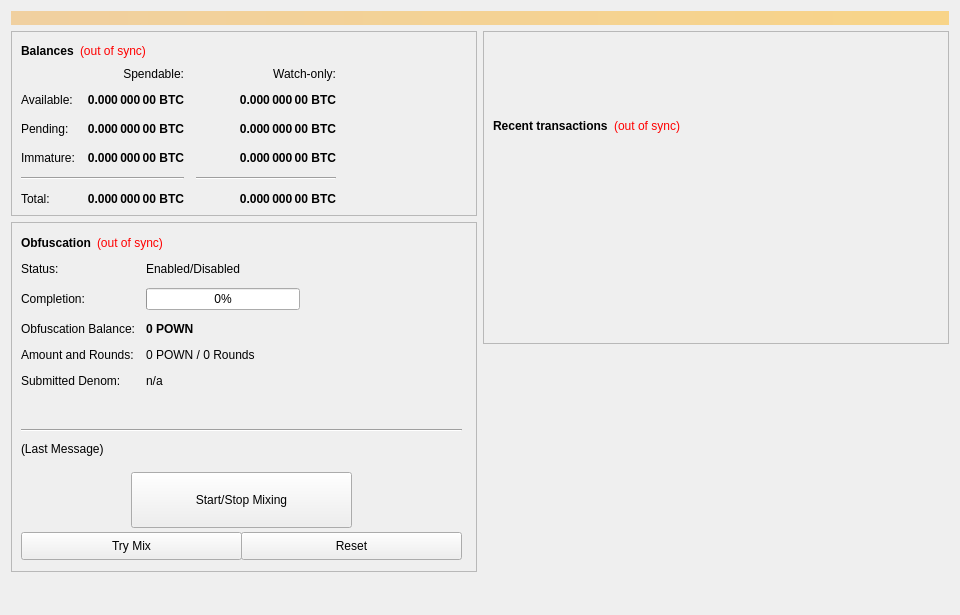
<?xml version="1.0" encoding="UTF-8"?>
<ui version="4.0">
 <class>OverviewPage</class>
 <widget class="QWidget" name="OverviewPage">
  <property name="geometry">
   <rect>
    <x>0</x>
    <y>0</y>
    <width>960</width>
    <height>615</height>
   </rect>
  </property>
  <property name="minimumSize">
   <size>
    <width>960</width>
    <height>0</height>
   </size>
  </property>
  <property name="windowTitle">
   <string>Form</string>
  </property>
  <layout class="QVBoxLayout" name="topLayout">
   <item>
    <widget class="QLabel" name="labelAlerts">
     <property name="visible">
      <bool>false</bool>
     </property>
     <property name="styleSheet">
      <string notr="true">background-color: qlineargradient(x1: 0, y1: 0, x2: 1, y2: 0, stop:0 #F0D0A0, stop:1 #F8D488); color:#000000;</string>
     </property>
     <property name="wordWrap">
      <bool>true</bool>
     </property>
     <property name="margin">
      <number>3</number>
     </property>
    </widget>
   </item>
   <item>
    <layout class="QHBoxLayout" name="horizontalLayout" stretch="1,1">
     <item>
      <layout class="QVBoxLayout" name="verticalLayout_2">
       <item>
        <widget class="QFrame" name="frame">
         <property name="frameShape">
          <enum>QFrame::StyledPanel</enum>
         </property>
         <property name="frameShadow">
          <enum>QFrame::Raised</enum>
         </property>
         <layout class="QVBoxLayout" name="verticalLayout_4">
          <item>
           <layout class="QHBoxLayout" name="horizontalLayout_4">
            <item>
             <widget class="QLabel" name="label_5">
              <property name="font">
               <font>
                <weight>75</weight>
                <bold>true</bold>
               </font>
              </property>
              <property name="text">
               <string>Balances</string>
              </property>
             </widget>
            </item>
            <item>
             <widget class="QLabel" name="labelWalletStatus">
              <property name="cursor">
               <cursorShape>WhatsThisCursor</cursorShape>
              </property>
              <property name="toolTip">
               <string>The displayed information may be out of date. Your wallet automatically synchronizes with the Pownodes network after a connection is established, but this process has not completed yet.</string>
              </property>
              <property name="styleSheet">
               <string notr="true">QLabel { color: red; }</string>
              </property>
              <property name="text">
               <string notr="true">(out of sync)</string>
              </property>
              <property name="alignment">
               <set>Qt::AlignLeading|Qt::AlignLeft|Qt::AlignVCenter</set>
              </property>
             </widget>
            </item>
            <item>
             <spacer name="horizontalSpacer_3">
              <property name="orientation">
               <enum>Qt::Horizontal</enum>
              </property>
              <property name="sizeHint" stdset="0">
               <size>
                <width>40</width>
                <height>20</height>
               </size>
              </property>
             </spacer>
            </item>
           </layout>
          </item>
          <item>
           <layout class="QGridLayout" name="gridLayout">
            <property name="spacing">
             <number>12</number>
            </property>
            <item row="2" column="2">
             <widget class="QLabel" name="labelWatchPending">
              <property name="font">
               <font>
                <weight>75</weight>
                <bold>true</bold>
               </font>
              </property>
              <property name="cursor">
               <cursorShape>IBeamCursor</cursorShape>
              </property>
              <property name="toolTip">
               <string>Unconfirmed transactions to watch-only addresses</string>
              </property>
              <property name="text">
               <string notr="true">0.000 000 00 BTC</string>
              </property>
              <property name="alignment">
               <set>Qt::AlignRight|Qt::AlignTrailing|Qt::AlignVCenter</set>
              </property>
              <property name="textInteractionFlags">
               <set>Qt::LinksAccessibleByMouse|Qt::TextSelectableByKeyboard|Qt::TextSelectableByMouse</set>
              </property>
             </widget>
            </item>
            <item row="2" column="1">
             <widget class="QLabel" name="labelUnconfirmed">
              <property name="font">
               <font>
                <weight>75</weight>
                <bold>true</bold>
               </font>
              </property>
              <property name="cursor">
               <cursorShape>IBeamCursor</cursorShape>
              </property>
              <property name="toolTip">
               <string>Total of transactions that have yet to be confirmed, and do not yet count toward the spendable balance</string>
              </property>
              <property name="text">
               <string notr="true">0.000 000 00 BTC</string>
              </property>
              <property name="alignment">
               <set>Qt::AlignRight|Qt::AlignTrailing|Qt::AlignVCenter</set>
              </property>
              <property name="textInteractionFlags">
               <set>Qt::LinksAccessibleByMouse|Qt::TextSelectableByKeyboard|Qt::TextSelectableByMouse</set>
              </property>
             </widget>
            </item>
            <item row="3" column="2">
             <widget class="QLabel" name="labelWatchImmature">
              <property name="font">
               <font>
                <weight>75</weight>
                <bold>true</bold>
               </font>
              </property>
              <property name="cursor">
               <cursorShape>IBeamCursor</cursorShape>
              </property>
              <property name="toolTip">
               <string>Staked or masternode rewards in watch-only addresses that has not yet matured</string>
              </property>
              <property name="text">
               <string notr="true">0.000 000 00 BTC</string>
              </property>
              <property name="alignment">
               <set>Qt::AlignRight|Qt::AlignTrailing|Qt::AlignVCenter</set>
              </property>
              <property name="textInteractionFlags">
               <set>Qt::LinksAccessibleByMouse|Qt::TextSelectableByKeyboard|Qt::TextSelectableByMouse</set>
              </property>
             </widget>
            </item>
            <item row="4" column="0" colspan="2">
             <widget class="Line" name="lineSpendableBalance">
              <property name="orientation">
               <enum>Qt::Horizontal</enum>
              </property>
             </widget>
            </item>
            <item row="4" column="2">
             <widget class="Line" name="lineWatchBalance">
              <property name="sizePolicy">
               <sizepolicy hsizetype="Preferred" vsizetype="Fixed">
                <horstretch>0</horstretch>
                <verstretch>0</verstretch>
               </sizepolicy>
              </property>
              <property name="minimumSize">
               <size>
                <width>140</width>
                <height>0</height>
               </size>
              </property>
              <property name="orientation">
               <enum>Qt::Horizontal</enum>
              </property>
             </widget>
            </item>
            <item row="5" column="0">
             <widget class="QLabel" name="labelTotalText">
              <property name="text">
               <string>Total:</string>
              </property>
             </widget>
            </item>
            <item row="3" column="1">
             <widget class="QLabel" name="labelImmature">
              <property name="font">
               <font>
                <weight>75</weight>
                <bold>true</bold>
               </font>
              </property>
              <property name="cursor">
               <cursorShape>IBeamCursor</cursorShape>
              </property>
              <property name="toolTip">
               <string>Staked or masternode rewards that has not yet matured</string>
              </property>
              <property name="text">
               <string notr="true">0.000 000 00 BTC</string>
              </property>
              <property name="alignment">
               <set>Qt::AlignRight|Qt::AlignTrailing|Qt::AlignVCenter</set>
              </property>
              <property name="textInteractionFlags">
               <set>Qt::LinksAccessibleByMouse|Qt::TextSelectableByKeyboard|Qt::TextSelectableByMouse</set>
              </property>
             </widget>
            </item>
            <item row="2" column="3">
             <spacer name="horizontalSpacer_2">
              <property name="orientation">
               <enum>Qt::Horizontal</enum>
              </property>
              <property name="sizeHint" stdset="0">
               <size>
                <width>40</width>
                <height>20</height>
               </size>
              </property>
             </spacer>
            </item>
            <item row="3" column="0">
             <widget class="QLabel" name="labelImmatureText">
              <property name="text">
               <string>Immature:</string>
              </property>
             </widget>
            </item>
            <item row="5" column="1">
             <widget class="QLabel" name="labelTotal">
              <property name="font">
               <font>
                <weight>75</weight>
                <bold>true</bold>
               </font>
              </property>
              <property name="cursor">
               <cursorShape>IBeamCursor</cursorShape>
              </property>
              <property name="toolTip">
               <string>Your current total balance</string>
              </property>
              <property name="text">
               <string notr="true">0.000 000 00 BTC</string>
              </property>
              <property name="alignment">
               <set>Qt::AlignRight|Qt::AlignTrailing|Qt::AlignVCenter</set>
              </property>
              <property name="textInteractionFlags">
               <set>Qt::LinksAccessibleByMouse|Qt::TextSelectableByKeyboard|Qt::TextSelectableByMouse</set>
              </property>
             </widget>
            </item>
            <item row="5" column="2">
             <widget class="QLabel" name="labelWatchTotal">
              <property name="font">
               <font>
                <weight>75</weight>
                <bold>true</bold>
               </font>
              </property>
              <property name="cursor">
               <cursorShape>IBeamCursor</cursorShape>
              </property>
              <property name="toolTip">
               <string>Current total balance in watch-only addresses</string>
              </property>
              <property name="text">
               <string notr="true">0.000 000 00 BTC</string>
              </property>
              <property name="alignment">
               <set>Qt::AlignRight|Qt::AlignTrailing|Qt::AlignVCenter</set>
              </property>
              <property name="textInteractionFlags">
               <set>Qt::LinksAccessibleByMouse|Qt::TextSelectableByKeyboard|Qt::TextSelectableByMouse</set>
              </property>
             </widget>
            </item>
            <item row="0" column="2">
             <widget class="QLabel" name="labelWatchonly">
              <property name="text">
               <string>Watch-only:</string>
              </property>
              <property name="alignment">
               <set>Qt::AlignRight|Qt::AlignTrailing|Qt::AlignVCenter</set>
              </property>
             </widget>
            </item>
            <item row="1" column="0">
             <widget class="QLabel" name="labelBalanceText">
              <property name="text">
               <string>Available:</string>
              </property>
             </widget>
            </item>
            <item row="1" column="1">
             <widget class="QLabel" name="labelBalance">
              <property name="font">
               <font>
                <weight>75</weight>
                <bold>true</bold>
               </font>
              </property>
              <property name="cursor">
               <cursorShape>IBeamCursor</cursorShape>
              </property>
              <property name="toolTip">
               <string>Your current spendable balance</string>
              </property>
              <property name="text">
               <string notr="true">0.000 000 00 BTC</string>
              </property>
              <property name="alignment">
               <set>Qt::AlignRight|Qt::AlignTrailing|Qt::AlignVCenter</set>
              </property>
              <property name="textInteractionFlags">
               <set>Qt::LinksAccessibleByMouse|Qt::TextSelectableByKeyboard|Qt::TextSelectableByMouse</set>
              </property>
             </widget>
            </item>
            <item row="1" column="2">
             <widget class="QLabel" name="labelWatchAvailable">
              <property name="font">
               <font>
                <weight>75</weight>
                <bold>true</bold>
               </font>
              </property>
              <property name="cursor">
               <cursorShape>IBeamCursor</cursorShape>
              </property>
              <property name="toolTip">
               <string>Your current balance in watch-only addresses</string>
              </property>
              <property name="text">
               <string notr="true">0.000 000 00 BTC</string>
              </property>
              <property name="alignment">
               <set>Qt::AlignRight|Qt::AlignTrailing|Qt::AlignVCenter</set>
              </property>
              <property name="textInteractionFlags">
               <set>Qt::LinksAccessibleByMouse|Qt::TextSelectableByKeyboard|Qt::TextSelectableByMouse</set>
              </property>
             </widget>
            </item>
            <item row="2" column="0">
             <widget class="QLabel" name="labelPendingText">
              <property name="text">
               <string>Pending:</string>
              </property>
             </widget>
            </item>
            <item row="0" column="1">
             <widget class="QLabel" name="labelSpendable">
              <property name="text">
               <string>Spendable:</string>
              </property>
              <property name="alignment">
               <set>Qt::AlignRight|Qt::AlignTrailing|Qt::AlignVCenter</set>
              </property>
             </widget>
            </item>
           </layout>
          </item>
         </layout>
        </widget>
       </item>
       <item>
        <widget class="QFrame" name="frameObfuscation">
         <property name="minimumSize">
          <size>
           <width>0</width>
           <height>350</height>
          </size>
         </property>
         <property name="layoutDirection">
          <enum>Qt::LeftToRight</enum>
         </property>
         <property name="frameShape">
          <enum>QFrame::StyledPanel</enum>
         </property>
         <property name="frameShadow">
          <enum>QFrame::Raised</enum>
         </property>
         <widget class="QWidget" name="formLayoutWidget">
          <property name="geometry">
           <rect>
            <x>10</x>
            <y>40</y>
            <width>451</width>
            <height>161</height>
           </rect>
          </property>
          <layout class="QFormLayout" name="formLayout">
           <property name="fieldGrowthPolicy">
            <enum>QFormLayout::AllNonFixedFieldsGrow</enum>
           </property>
           <property name="horizontalSpacing">
            <number>11</number>
           </property>
           <property name="verticalSpacing">
            <number>12</number>
           </property>
           <item row="0" column="0">
            <widget class="QLabel" name="label_6">
             <property name="text">
              <string>Status:</string>
             </property>
            </widget>
           </item>
           <item row="1" column="0">
            <widget class="QLabel" name="label_7">
             <property name="text">
              <string>Completion:</string>
             </property>
            </widget>
           </item>
           <item row="1" column="1">
            <widget class="QProgressBar" name="obfuscationProgress">
             <property name="maximumSize">
              <size>
               <width>154</width>
               <height>16777215</height>
              </size>
             </property>
             <property name="value">
              <number>0</number>
             </property>
            </widget>
           </item>
           <item row="2" column="0">
            <widget class="QLabel" name="labelAnonymizedText">
             <property name="text">
              <string>Obfuscation Balance:</string>
             </property>
            </widget>
           </item>
           <item row="2" column="1">
            <widget class="QLabel" name="labelAnonymized">
             <property name="font">
              <font>
               <weight>75</weight>
               <bold>true</bold>
              </font>
             </property>
             <property name="text">
              <string notr="true">0 POWN</string>
             </property>
            </widget>
           </item>
           <item row="3" column="0">
            <widget class="QLabel" name="label_8">
             <property name="text">
              <string>Amount and Rounds:</string>
             </property>
            </widget>
           </item>
           <item row="3" column="1">
            <widget class="QLabel" name="labelAmountRounds">
             <property name="text">
              <string>0 POWN / 0 Rounds</string>
             </property>
            </widget>
           </item>
           <item row="4" column="0">
            <widget class="QLabel" name="label_9">
             <property name="text">
              <string>Submitted Denom:</string>
             </property>
            </widget>
           </item>
           <item row="4" column="1">
            <widget class="QLabel" name="labelSubmittedDenom">
             <property name="toolTip">
              <string>The denominations you submitted to the Masternode.&lt;br&gt;To mix, other users must submit the exact same denominations.</string>
             </property>
             <property name="text">
              <string>n/a</string>
             </property>
            </widget>
           </item>
           <item row="0" column="1">
            <widget class="QLabel" name="obfuscationEnabled">
             <property name="text">
              <string>Enabled/Disabled</string>
             </property>
            </widget>
           </item>
          </layout>
         </widget>
         <widget class="QPushButton" name="runAutoDenom">
          <property name="geometry">
           <rect>
            <x>251</x>
            <y>17</y>
            <width>1</width>
            <height>1</height>
           </rect>
          </property>
          <property name="palette">
           <palette>
            <active>
             <colorrole role="WindowText">
              <brush brushstyle="SolidPattern">
               <color alpha="255">
                <red>0</red>
                <green>0</green>
                <blue>0</blue>
               </color>
              </brush>
             </colorrole>
             <colorrole role="Button">
              <brush brushstyle="SolidPattern">
               <color alpha="255">
                <red>239</red>
                <green>238</green>
                <blue>238</blue>
               </color>
              </brush>
             </colorrole>
             <colorrole role="Light">
              <brush brushstyle="SolidPattern">
               <color alpha="255">
                <red>255</red>
                <green>255</green>
                <blue>255</blue>
               </color>
              </brush>
             </colorrole>
             <colorrole role="Midlight">
              <brush brushstyle="SolidPattern">
               <color alpha="255">
                <red>247</red>
                <green>246</green>
                <blue>246</blue>
               </color>
              </brush>
             </colorrole>
             <colorrole role="Dark">
              <brush brushstyle="SolidPattern">
               <color alpha="255">
                <red>119</red>
                <green>119</green>
                <blue>119</blue>
               </color>
              </brush>
             </colorrole>
             <colorrole role="Mid">
              <brush brushstyle="SolidPattern">
               <color alpha="255">
                <red>159</red>
                <green>159</green>
                <blue>159</blue>
               </color>
              </brush>
             </colorrole>
             <colorrole role="Text">
              <brush brushstyle="SolidPattern">
               <color alpha="255">
                <red>0</red>
                <green>0</green>
                <blue>0</blue>
               </color>
              </brush>
             </colorrole>
             <colorrole role="BrightText">
              <brush brushstyle="SolidPattern">
               <color alpha="255">
                <red>255</red>
                <green>255</green>
                <blue>255</blue>
               </color>
              </brush>
             </colorrole>
             <colorrole role="ButtonText">
              <brush brushstyle="SolidPattern">
               <color alpha="255">
                <red>0</red>
                <green>0</green>
                <blue>0</blue>
               </color>
              </brush>
             </colorrole>
             <colorrole role="Base">
              <brush brushstyle="SolidPattern">
               <color alpha="255">
                <red>255</red>
                <green>255</green>
                <blue>255</blue>
               </color>
              </brush>
             </colorrole>
             <colorrole role="Window">
              <brush brushstyle="SolidPattern">
               <color alpha="255">
                <red>239</red>
                <green>238</green>
                <blue>238</blue>
               </color>
              </brush>
             </colorrole>
             <colorrole role="Shadow">
              <brush brushstyle="SolidPattern">
               <color alpha="255">
                <red>0</red>
                <green>0</green>
                <blue>0</blue>
               </color>
              </brush>
             </colorrole>
             <colorrole role="AlternateBase">
              <brush brushstyle="SolidPattern">
               <color alpha="255">
                <red>247</red>
                <green>246</green>
                <blue>246</blue>
               </color>
              </brush>
             </colorrole>
             <colorrole role="ToolTipBase">
              <brush brushstyle="SolidPattern">
               <color alpha="255">
                <red>255</red>
                <green>255</green>
                <blue>220</blue>
               </color>
              </brush>
             </colorrole>
             <colorrole role="ToolTipText">
              <brush brushstyle="SolidPattern">
               <color alpha="255">
                <red>0</red>
                <green>0</green>
                <blue>0</blue>
               </color>
              </brush>
             </colorrole>
            </active>
            <inactive>
             <colorrole role="WindowText">
              <brush brushstyle="SolidPattern">
               <color alpha="255">
                <red>0</red>
                <green>0</green>
                <blue>0</blue>
               </color>
              </brush>
             </colorrole>
             <colorrole role="Button">
              <brush brushstyle="SolidPattern">
               <color alpha="255">
                <red>239</red>
                <green>238</green>
                <blue>238</blue>
               </color>
              </brush>
             </colorrole>
             <colorrole role="Light">
              <brush brushstyle="SolidPattern">
               <color alpha="255">
                <red>255</red>
                <green>255</green>
                <blue>255</blue>
               </color>
              </brush>
             </colorrole>
             <colorrole role="Midlight">
              <brush brushstyle="SolidPattern">
               <color alpha="255">
                <red>247</red>
                <green>246</green>
                <blue>246</blue>
               </color>
              </brush>
             </colorrole>
             <colorrole role="Dark">
              <brush brushstyle="SolidPattern">
               <color alpha="255">
                <red>119</red>
                <green>119</green>
                <blue>119</blue>
               </color>
              </brush>
             </colorrole>
             <colorrole role="Mid">
              <brush brushstyle="SolidPattern">
               <color alpha="255">
                <red>159</red>
                <green>159</green>
                <blue>159</blue>
               </color>
              </brush>
             </colorrole>
             <colorrole role="Text">
              <brush brushstyle="SolidPattern">
               <color alpha="255">
                <red>0</red>
                <green>0</green>
                <blue>0</blue>
               </color>
              </brush>
             </colorrole>
             <colorrole role="BrightText">
              <brush brushstyle="SolidPattern">
               <color alpha="255">
                <red>255</red>
                <green>255</green>
                <blue>255</blue>
               </color>
              </brush>
             </colorrole>
             <colorrole role="ButtonText">
              <brush brushstyle="SolidPattern">
               <color alpha="255">
                <red>0</red>
                <green>0</green>
                <blue>0</blue>
               </color>
              </brush>
             </colorrole>
             <colorrole role="Base">
              <brush brushstyle="SolidPattern">
               <color alpha="255">
                <red>255</red>
                <green>255</green>
                <blue>255</blue>
               </color>
              </brush>
             </colorrole>
             <colorrole role="Window">
              <brush brushstyle="SolidPattern">
               <color alpha="255">
                <red>239</red>
                <green>238</green>
                <blue>238</blue>
               </color>
              </brush>
             </colorrole>
             <colorrole role="Shadow">
              <brush brushstyle="SolidPattern">
               <color alpha="255">
                <red>0</red>
                <green>0</green>
                <blue>0</blue>
               </color>
              </brush>
             </colorrole>
             <colorrole role="AlternateBase">
              <brush brushstyle="SolidPattern">
               <color alpha="255">
                <red>247</red>
                <green>246</green>
                <blue>246</blue>
               </color>
              </brush>
             </colorrole>
             <colorrole role="ToolTipBase">
              <brush brushstyle="SolidPattern">
               <color alpha="255">
                <red>255</red>
                <green>255</green>
                <blue>220</blue>
               </color>
              </brush>
             </colorrole>
             <colorrole role="ToolTipText">
              <brush brushstyle="SolidPattern">
               <color alpha="255">
                <red>0</red>
                <green>0</green>
                <blue>0</blue>
               </color>
              </brush>
             </colorrole>
            </inactive>
            <disabled>
             <colorrole role="WindowText">
              <brush brushstyle="SolidPattern">
               <color alpha="255">
                <red>119</red>
                <green>119</green>
                <blue>119</blue>
               </color>
              </brush>
             </colorrole>
             <colorrole role="Button">
              <brush brushstyle="SolidPattern">
               <color alpha="255">
                <red>239</red>
                <green>238</green>
                <blue>238</blue>
               </color>
              </brush>
             </colorrole>
             <colorrole role="Light">
              <brush brushstyle="SolidPattern">
               <color alpha="255">
                <red>255</red>
                <green>255</green>
                <blue>255</blue>
               </color>
              </brush>
             </colorrole>
             <colorrole role="Midlight">
              <brush brushstyle="SolidPattern">
               <color alpha="255">
                <red>247</red>
                <green>246</green>
                <blue>246</blue>
               </color>
              </brush>
             </colorrole>
             <colorrole role="Dark">
              <brush brushstyle="SolidPattern">
               <color alpha="255">
                <red>119</red>
                <green>119</green>
                <blue>119</blue>
               </color>
              </brush>
             </colorrole>
             <colorrole role="Mid">
              <brush brushstyle="SolidPattern">
               <color alpha="255">
                <red>159</red>
                <green>159</green>
                <blue>159</blue>
               </color>
              </brush>
             </colorrole>
             <colorrole role="Text">
              <brush brushstyle="SolidPattern">
               <color alpha="255">
                <red>119</red>
                <green>119</green>
                <blue>119</blue>
               </color>
              </brush>
             </colorrole>
             <colorrole role="BrightText">
              <brush brushstyle="SolidPattern">
               <color alpha="255">
                <red>255</red>
                <green>255</green>
                <blue>255</blue>
               </color>
              </brush>
             </colorrole>
             <colorrole role="ButtonText">
              <brush brushstyle="SolidPattern">
               <color alpha="255">
                <red>119</red>
                <green>119</green>
                <blue>119</blue>
               </color>
              </brush>
             </colorrole>
             <colorrole role="Base">
              <brush brushstyle="SolidPattern">
               <color alpha="255">
                <red>239</red>
                <green>238</green>
                <blue>238</blue>
               </color>
              </brush>
             </colorrole>
             <colorrole role="Window">
              <brush brushstyle="SolidPattern">
               <color alpha="255">
                <red>239</red>
                <green>238</green>
                <blue>238</blue>
               </color>
              </brush>
             </colorrole>
             <colorrole role="Shadow">
              <brush brushstyle="SolidPattern">
               <color alpha="255">
                <red>0</red>
                <green>0</green>
                <blue>0</blue>
               </color>
              </brush>
             </colorrole>
             <colorrole role="AlternateBase">
              <brush brushstyle="SolidPattern">
               <color alpha="255">
                <red>239</red>
                <green>238</green>
                <blue>238</blue>
               </color>
              </brush>
             </colorrole>
             <colorrole role="ToolTipBase">
              <brush brushstyle="SolidPattern">
               <color alpha="255">
                <red>255</red>
                <green>255</green>
                <blue>220</blue>
               </color>
              </brush>
             </colorrole>
             <colorrole role="ToolTipText">
              <brush brushstyle="SolidPattern">
               <color alpha="255">
                <red>0</red>
                <green>0</green>
                <blue>0</blue>
               </color>
              </brush>
             </colorrole>
            </disabled>
           </palette>
          </property>
          <property name="focusPolicy">
           <enum>Qt::NoFocus</enum>
          </property>
          <property name="autoFillBackground">
           <bool>true</bool>
          </property>
          <property name="text">
           <string/>
          </property>
          <property name="flat">
           <bool>true</bool>
          </property>
         </widget>
         <widget class="QPushButton" name="toggleObfuscation">
          <property name="geometry">
           <rect>
            <x>120</x>
            <y>250</y>
            <width>221</width>
            <height>56</height>
           </rect>
          </property>
          <property name="sizePolicy">
           <sizepolicy hsizetype="MinimumExpanding" vsizetype="Fixed">
            <horstretch>0</horstretch>
            <verstretch>0</verstretch>
           </sizepolicy>
          </property>
          <property name="text">
           <string>Start/Stop Mixing</string>
          </property>
         </widget>
         <widget class="Line" name="lineLastMessage">
          <property name="geometry">
           <rect>
            <x>10</x>
            <y>200</y>
            <width>441</width>
            <height>16</height>
           </rect>
          </property>
          <property name="orientation">
           <enum>Qt::Horizontal</enum>
          </property>
         </widget>
         <widget class="QLabel" name="obfuscationStatus">
          <property name="geometry">
           <rect>
            <x>10</x>
            <y>220</y>
            <width>451</width>
            <height>61</height>
           </rect>
          </property>
          <property name="minimumSize">
           <size>
            <width>288</width>
            <height>43</height>
           </size>
          </property>
          <property name="text">
           <string>(Last Message)</string>
          </property>
          <property name="alignment">
           <set>Qt::AlignLeading|Qt::AlignLeft|Qt::AlignTop</set>
          </property>
          <property name="wordWrap">
           <bool>true</bool>
          </property>
         </widget>
         <widget class="QPushButton" name="obfuscationAuto">
          <property name="geometry">
           <rect>
            <x>10</x>
            <y>310</y>
            <width>221</width>
            <height>28</height>
           </rect>
          </property>
          <property name="sizePolicy">
           <sizepolicy hsizetype="MinimumExpanding" vsizetype="Fixed">
            <horstretch>0</horstretch>
            <verstretch>0</verstretch>
           </sizepolicy>
          </property>
          <property name="toolTip">
           <string>Try to manually submit a Obfuscation request.</string>
          </property>
          <property name="text">
           <string>Try Mix</string>
          </property>
         </widget>
         <widget class="QPushButton" name="obfuscationReset">
          <property name="geometry">
           <rect>
            <x>230</x>
            <y>310</y>
            <width>221</width>
            <height>28</height>
           </rect>
          </property>
          <property name="sizePolicy">
           <sizepolicy hsizetype="MinimumExpanding" vsizetype="Fixed">
            <horstretch>0</horstretch>
            <verstretch>0</verstretch>
           </sizepolicy>
          </property>
          <property name="toolTip">
           <string>Reset the current status of Obfuscation (can interrupt Obfuscation if it's in the process of Mixing, which can cost you money!)</string>
          </property>
          <property name="autoFillBackground">
           <bool>false</bool>
          </property>
          <property name="text">
           <string>Reset</string>
          </property>
         </widget>
         <widget class="QWidget" name="layoutWidget">
          <property name="geometry">
           <rect>
            <x>10</x>
            <y>10</y>
            <width>431</width>
            <height>22</height>
           </rect>
          </property>
          <layout class="QHBoxLayout" name="horizontalLayout_5">
           <item>
            <widget class="QLabel" name="label_2">
             <property name="font">
              <font>
               <weight>75</weight>
               <bold>true</bold>
              </font>
             </property>
             <property name="text">
              <string>Obfuscation</string>
             </property>
            </widget>
           </item>
           <item>
            <widget class="QLabel" name="labelObfuscationSyncStatus">
             <property name="toolTip">
              <string>The displayed information may be out of date. Your wallet automatically synchronizes with the Pownodes network after a connection is established, but this process has not completed yet.</string>
             </property>
             <property name="styleSheet">
              <string notr="true">QLabel { color: red; }</string>
             </property>
             <property name="text">
              <string notr="true">(out of sync)</string>
             </property>
             <property name="alignment">
              <set>Qt::AlignLeading|Qt::AlignLeft|Qt::AlignVCenter</set>
             </property>
            </widget>
           </item>
           <item>
            <spacer name="horizontalSpacer_4">
             <property name="orientation">
              <enum>Qt::Horizontal</enum>
             </property>
             <property name="sizeHint" stdset="0">
              <size>
               <width>40</width>
               <height>20</height>
              </size>
             </property>
            </spacer>
           </item>
          </layout>
         </widget>
        </widget>
       </item>
       <item>
        <spacer name="verticalSpacer">
         <property name="orientation">
          <enum>Qt::Vertical</enum>
         </property>
         <property name="sizeHint" stdset="0">
          <size>
           <width>20</width>
           <height>40</height>
          </size>
         </property>
        </spacer>
       </item>
      </layout>
     </item>
     <item>
      <layout class="QVBoxLayout" name="verticalLayout_3">
       <item>
        <widget class="QFrame" name="frame_2">
         <property name="frameShape">
          <enum>QFrame::StyledPanel</enum>
         </property>
         <property name="frameShadow">
          <enum>QFrame::Raised</enum>
         </property>
         <layout class="QVBoxLayout" name="verticalLayout">
          <item>
           <spacer name="verticalSpacer_3">
            <property name="orientation">
             <enum>Qt::Vertical</enum>
            </property>
            <property name="sizeType">
             <enum>QSizePolicy::Fixed</enum>
            </property>
            <property name="sizeHint" stdset="0">
             <size>
              <width>20</width>
              <height>75</height>
             </size>
            </property>
           </spacer>
          </item>
          <item>
           <layout class="QHBoxLayout" name="horizontalLayout_2">
            <item>
             <widget class="QLabel" name="label_4">
              <property name="font">
               <font>
                <weight>75</weight>
                <bold>true</bold>
               </font>
              </property>
              <property name="text">
               <string>Recent transactions</string>
              </property>
             </widget>
            </item>
            <item>
             <widget class="QLabel" name="labelTransactionsStatus">
              <property name="cursor">
               <cursorShape>WhatsThisCursor</cursorShape>
              </property>
              <property name="toolTip">
               <string>The displayed information may be out of date. Your wallet automatically synchronizes with the Pownodes network after a connection is established, but this process has not completed yet.</string>
              </property>
              <property name="styleSheet">
               <string notr="true">QLabel { color: red; }</string>
              </property>
              <property name="text">
               <string notr="true">(out of sync)</string>
              </property>
              <property name="alignment">
               <set>Qt::AlignRight|Qt::AlignTrailing|Qt::AlignVCenter</set>
              </property>
             </widget>
            </item>
            <item>
             <spacer name="horizontalSpacer">
              <property name="orientation">
               <enum>Qt::Horizontal</enum>
              </property>
              <property name="sizeHint" stdset="0">
               <size>
                <width>40</width>
                <height>20</height>
               </size>
              </property>
             </spacer>
            </item>
           </layout>
          </item>
          <item>
           <widget class="QListView" name="listTransactions">
            <property name="styleSheet">
             <string notr="true">QListView { background: transparent; }</string>
            </property>
            <property name="frameShape">
             <enum>QFrame::NoFrame</enum>
            </property>
            <property name="verticalScrollBarPolicy">
             <enum>Qt::ScrollBarAlwaysOff</enum>
            </property>
            <property name="horizontalScrollBarPolicy">
             <enum>Qt::ScrollBarAlwaysOff</enum>
            </property>
            <property name="selectionMode">
             <enum>QAbstractItemView::NoSelection</enum>
            </property>
           </widget>
          </item>
         </layout>
        </widget>
       </item>
       <item>
        <spacer name="verticalSpacer_2">
         <property name="orientation">
          <enum>Qt::Vertical</enum>
         </property>
         <property name="sizeType">
          <enum>QSizePolicy::Expanding</enum>
         </property>
         <property name="sizeHint" stdset="0">
          <size>
           <width>20</width>
           <height>40</height>
          </size>
         </property>
        </spacer>
       </item>
      </layout>
     </item>
    </layout>
   </item>
  </layout>
 </widget>
 <resources/>
 <connections/>
</ui>
